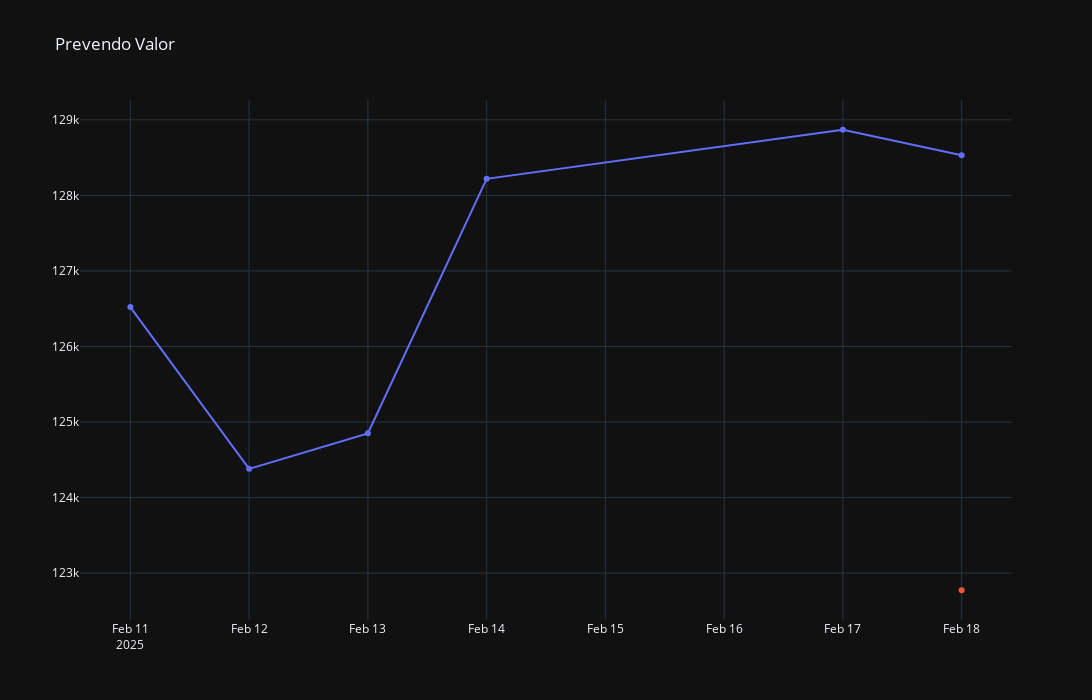

The code cell stored with this chart in its notebook:
### Markdown cell above
Iniciando teste de parametros

### Code cell
# Definir parâmetros
previsao_dias = 30  # Número de dias para previsão (ajuste conforme necessário)
epoch = 10  # Número de épocas para o treinamento do modelo LSTM

# Preparar dados de treino e teste
treino, teste, df_treino_mms, x_treino, y_treino, normalize = prepare_data(df, previsao_dias)

# Construir o modelo LSTM
modelo_v1 = build_lstm_model(input_shape=(x_treino.shape[1], 1), unit=50, drop=0.2)

# Treinar o modelo
modelo_v1 = train_lstm_model(modelo_v1, x_treino, y_treino, epoch)

# Preparar dados de teste
x_teste2 = prepare_test_data(df, treino, teste, previsao_dias, normalize)

# Gerar previsões e calcular o MAPE
y_real = teste['y'].values  # Valores reais para o cálculo do MAPE
previsoes = generate_forecast(modelo_v1, x_teste2, normalize, y_real)

# Gerar o gráfico com os dados históricos e previsões
generate_plot(df, previsoes, start_date='2025-02-11', forecast_start='2025-02-18')

### Figure 1 — Plotly figure (JSON) as saved in the notebook; plotly's stock layout.template omitted (floating-point values rounded to 4 significant figures)
{"data": [{"type": "scatter", "x": ["2025-02-11T00:00:00.000000000", "2025-02-12T00:00:00.000000000", "2025-02-13T00:00:00.000000000", "2025-02-14T00:00:00.000000000", "2025-02-17T00:00:00.000000000", "2025-02-18T00:00:00.000000000"], "xaxis": "x", "y": [126522, 124380, 124850, 128219, 128869, 128500.0], "yaxis": "y"}, {"type": "scatter", "x": ["2025-02-18T00:00:00"], "xaxis": "x", "y": [122800.0], "yaxis": "y"}], "layout": {"height": 700, "showlegend": false, "title": {"text": "Prevendo Valor"}, "width": 1500, "xaxis": {"anchor": "y", "domain": [0, 1]}, "yaxis": {"anchor": "x", "domain": [0, 1]}}}
